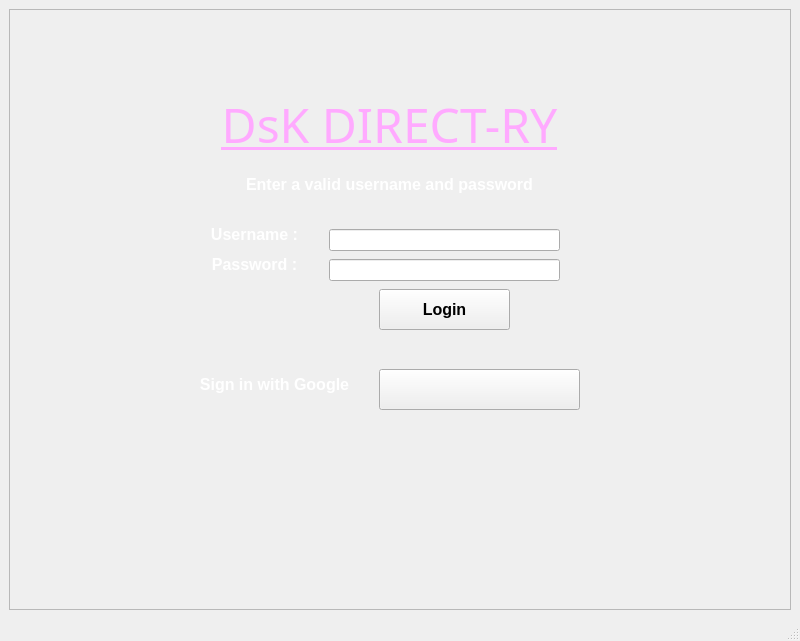
<?xml version="1.0" encoding="UTF-8"?>
<ui version="4.0">
 <class>MainWindow</class>
 <widget class="QMainWindow" name="MainWindow">
  <property name="geometry">
   <rect>
    <x>0</x>
    <y>0</y>
    <width>800</width>
    <height>641</height>
   </rect>
  </property>
  <property name="windowTitle">
   <string>MainWindow</string>
  </property>
  <widget class="QWidget" name="centralwidget">
   <layout class="QGridLayout" name="gridLayout">
    <item row="0" column="1">
     <widget class="QFrame" name="frame">
      <property name="frameShape">
       <enum>QFrame::StyledPanel</enum>
      </property>
      <property name="frameShadow">
       <enum>QFrame::Raised</enum>
      </property>
      <widget class="QLabel" name="usernamelabel">
       <property name="geometry">
        <rect>
         <x>180</x>
         <y>210</y>
         <width>131</width>
         <height>31</height>
        </rect>
       </property>
       <property name="font">
        <font>
         <pointsize>12</pointsize>
         <weight>75</weight>
         <bold>true</bold>
        </font>
       </property>
       <property name="text">
        <string>&lt;html&gt;&lt;head/&gt;&lt;body&gt;&lt;p&gt;&lt;span style=&quot; color:#ffffff;&quot;&gt;Username :&lt;/span&gt;&lt;/p&gt;&lt;/body&gt;&lt;/html&gt;</string>
       </property>
       <property name="scaledContents">
        <bool>false</bool>
       </property>
       <property name="alignment">
        <set>Qt::AlignCenter</set>
       </property>
      </widget>
      <widget class="QLabel" name="passwordlabel">
       <property name="geometry">
        <rect>
         <x>180</x>
         <y>240</y>
         <width>131</width>
         <height>31</height>
        </rect>
       </property>
       <property name="font">
        <font>
         <pointsize>12</pointsize>
         <weight>75</weight>
         <bold>true</bold>
        </font>
       </property>
       <property name="text">
        <string>&lt;html&gt;&lt;head/&gt;&lt;body&gt;&lt;p&gt;&lt;span style=&quot; color:#ffffff;&quot;&gt;Password :&lt;/span&gt;&lt;/p&gt;&lt;/body&gt;&lt;/html&gt;</string>
       </property>
       <property name="alignment">
        <set>Qt::AlignCenter</set>
       </property>
      </widget>
      <widget class="QLineEdit" name="username_lineedit">
       <property name="geometry">
        <rect>
         <x>320</x>
         <y>220</y>
         <width>231</width>
         <height>22</height>
        </rect>
       </property>
       <property name="whatsThis">
        <string>Type in your username here</string>
       </property>
      </widget>
      <widget class="QLineEdit" name="password_lineedit">
       <property name="geometry">
        <rect>
         <x>320</x>
         <y>250</y>
         <width>231</width>
         <height>22</height>
        </rect>
       </property>
       <property name="whatsThis">
        <string>Type in your password here</string>
       </property>
       <property name="echoMode">
        <enum>QLineEdit::Password</enum>
       </property>
      </widget>
      <widget class="QLabel" name="googlesignin">
       <property name="geometry">
        <rect>
         <x>160</x>
         <y>360</y>
         <width>211</width>
         <height>31</height>
        </rect>
       </property>
       <property name="font">
        <font>
         <pointsize>12</pointsize>
         <weight>75</weight>
         <bold>true</bold>
        </font>
       </property>
       <property name="text">
        <string>&lt;html&gt;&lt;head/&gt;&lt;body&gt;&lt;p&gt;&lt;span style=&quot; color:#ffffff;&quot;&gt;Sign in with Google&lt;/span&gt;&lt;/p&gt;&lt;/body&gt;&lt;/html&gt;</string>
       </property>
       <property name="scaledContents">
        <bool>false</bool>
       </property>
       <property name="alignment">
        <set>Qt::AlignCenter</set>
       </property>
      </widget>
      <widget class="QPushButton" name="googleloginbutton">
       <property name="geometry">
        <rect>
         <x>370</x>
         <y>360</y>
         <width>201</width>
         <height>41</height>
        </rect>
       </property>
       <property name="text">
        <string/>
       </property>
      </widget>
      <widget class="QPushButton" name="loginbutton">
       <property name="enabled">
        <bool>true</bool>
       </property>
       <property name="geometry">
        <rect>
         <x>370</x>
         <y>280</y>
         <width>131</width>
         <height>41</height>
        </rect>
       </property>
       <property name="font">
        <font>
         <pointsize>12</pointsize>
         <weight>75</weight>
         <bold>true</bold>
        </font>
       </property>
       <property name="autoFillBackground">
        <bool>true</bool>
       </property>
       <property name="text">
        <string>Login</string>
       </property>
      </widget>
      <widget class="QLabel" name="signin_note">
       <property name="geometry">
        <rect>
         <x>170</x>
         <y>160</y>
         <width>421</width>
         <height>31</height>
        </rect>
       </property>
       <property name="font">
        <font>
         <pointsize>12</pointsize>
         <weight>75</weight>
         <bold>true</bold>
        </font>
       </property>
       <property name="text">
        <string>&lt;html&gt;&lt;head/&gt;&lt;body&gt;&lt;p&gt;&lt;span style=&quot; color:#ffffff;&quot;&gt;Enter a valid username and password&lt;/span&gt;&lt;/p&gt;&lt;/body&gt;&lt;/html&gt;</string>
       </property>
       <property name="scaledContents">
        <bool>false</bool>
       </property>
       <property name="alignment">
        <set>Qt::AlignCenter</set>
       </property>
      </widget>
      <widget class="QLabel" name="signin_note_2">
       <property name="geometry">
        <rect>
         <x>170</x>
         <y>70</y>
         <width>421</width>
         <height>91</height>
        </rect>
       </property>
       <property name="font">
        <font>
         <family>Franklin Gothic Heavy</family>
         <pointsize>36</pointsize>
         <weight>50</weight>
         <bold>false</bold>
         <underline>true</underline>
        </font>
       </property>
       <property name="text">
        <string>&lt;html&gt;&lt;head/&gt;&lt;body&gt;&lt;p&gt;&lt;span style=&quot; color:#ffaaff;&quot;&gt;DsK DIRECT-RY&lt;/span&gt;&lt;/p&gt;&lt;/body&gt;&lt;/html&gt;</string>
       </property>
       <property name="scaledContents">
        <bool>false</bool>
       </property>
       <property name="alignment">
        <set>Qt::AlignCenter</set>
       </property>
      </widget>
     </widget>
    </item>
   </layout>
  </widget>
  <widget class="QStatusBar" name="statusbar"/>
 </widget>
 <resources/>
 <connections/>
</ui>
